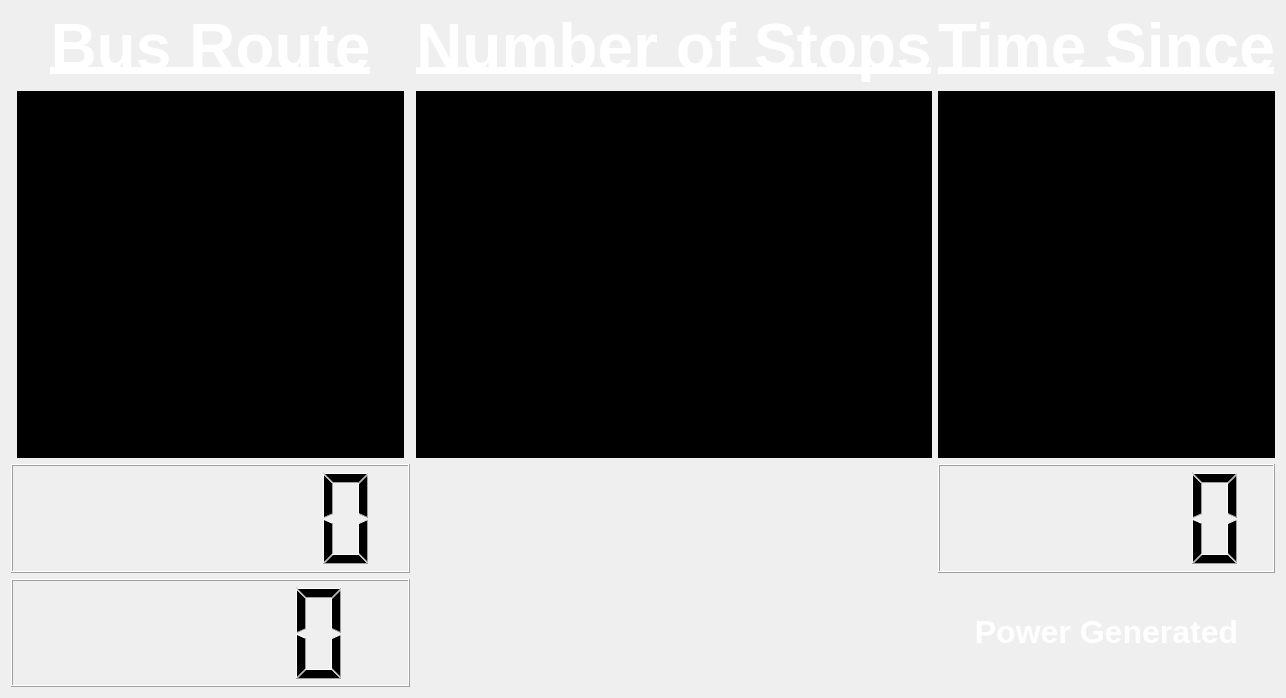
<?xml version="1.0" encoding="UTF-8"?>
<ui version="4.0">
 <class>Widget</class>
 <widget class="QWidget" name="Widget">
  <property name="geometry">
   <rect>
    <x>0</x>
    <y>0</y>
    <width>1082</width>
    <height>698</height>
   </rect>
  </property>
  <property name="windowTitle">
   <string>Widget</string>
  </property>
  <property name="autoFillBackground">
   <bool>false</bool>
  </property>
  <layout class="QGridLayout" name="gridLayout_6" rowstretch="2,1">
   <item row="0" column="2">
    <layout class="QGridLayout" name="gridLayout_5">
     <item row="0" column="0">
      <widget class="QLabel" name="label_6">
       <property name="font">
        <font>
         <pointsize>36</pointsize>
        </font>
       </property>
       <property name="text">
        <string>&lt;html&gt;&lt;head/&gt;&lt;body&gt;&lt;p align=&quot;center&quot;&gt;&lt;span style=&quot; font-size:48pt; font-weight:600; text-decoration: underline; color:#ffffff;&quot;&gt;Time Since&lt;/span&gt;&lt;/p&gt;&lt;/body&gt;&lt;/html&gt;</string>
       </property>
       <property name="textFormat">
        <enum>Qt::AutoText</enum>
       </property>
       <property name="scaledContents">
        <bool>true</bool>
       </property>
      </widget>
     </item>
     <item row="1" column="0">
      <widget class="QListView" name="TimeList">
       <property name="palette">
        <palette>
         <active>
          <colorrole role="WindowText">
           <brush brushstyle="SolidPattern">
            <color alpha="255">
             <red>255</red>
             <green>255</green>
             <blue>255</blue>
            </color>
           </brush>
          </colorrole>
          <colorrole role="Midlight">
           <brush brushstyle="SolidPattern">
            <color alpha="255">
             <red>0</red>
             <green>0</green>
             <blue>0</blue>
            </color>
           </brush>
          </colorrole>
          <colorrole role="Dark">
           <brush brushstyle="SolidPattern">
            <color alpha="255">
             <red>0</red>
             <green>0</green>
             <blue>0</blue>
            </color>
           </brush>
          </colorrole>
          <colorrole role="Mid">
           <brush brushstyle="SolidPattern">
            <color alpha="255">
             <red>0</red>
             <green>0</green>
             <blue>0</blue>
            </color>
           </brush>
          </colorrole>
          <colorrole role="Text">
           <brush brushstyle="SolidPattern">
            <color alpha="255">
             <red>255</red>
             <green>255</green>
             <blue>255</blue>
            </color>
           </brush>
          </colorrole>
          <colorrole role="ButtonText">
           <brush brushstyle="SolidPattern">
            <color alpha="255">
             <red>0</red>
             <green>0</green>
             <blue>0</blue>
            </color>
           </brush>
          </colorrole>
          <colorrole role="Base">
           <brush brushstyle="SolidPattern">
            <color alpha="255">
             <red>0</red>
             <green>0</green>
             <blue>0</blue>
            </color>
           </brush>
          </colorrole>
          <colorrole role="Window">
           <brush brushstyle="SolidPattern">
            <color alpha="255">
             <red>0</red>
             <green>0</green>
             <blue>0</blue>
            </color>
           </brush>
          </colorrole>
          <colorrole role="Highlight">
           <brush brushstyle="SolidPattern">
            <color alpha="255">
             <red>0</red>
             <green>0</green>
             <blue>0</blue>
            </color>
           </brush>
          </colorrole>
         </active>
         <inactive>
          <colorrole role="WindowText">
           <brush brushstyle="SolidPattern">
            <color alpha="255">
             <red>255</red>
             <green>255</green>
             <blue>255</blue>
            </color>
           </brush>
          </colorrole>
          <colorrole role="Midlight">
           <brush brushstyle="SolidPattern">
            <color alpha="255">
             <red>0</red>
             <green>0</green>
             <blue>0</blue>
            </color>
           </brush>
          </colorrole>
          <colorrole role="Dark">
           <brush brushstyle="SolidPattern">
            <color alpha="255">
             <red>0</red>
             <green>0</green>
             <blue>0</blue>
            </color>
           </brush>
          </colorrole>
          <colorrole role="Mid">
           <brush brushstyle="SolidPattern">
            <color alpha="255">
             <red>0</red>
             <green>0</green>
             <blue>0</blue>
            </color>
           </brush>
          </colorrole>
          <colorrole role="Text">
           <brush brushstyle="SolidPattern">
            <color alpha="255">
             <red>255</red>
             <green>255</green>
             <blue>255</blue>
            </color>
           </brush>
          </colorrole>
          <colorrole role="ButtonText">
           <brush brushstyle="SolidPattern">
            <color alpha="255">
             <red>0</red>
             <green>0</green>
             <blue>0</blue>
            </color>
           </brush>
          </colorrole>
          <colorrole role="Base">
           <brush brushstyle="SolidPattern">
            <color alpha="255">
             <red>0</red>
             <green>0</green>
             <blue>0</blue>
            </color>
           </brush>
          </colorrole>
          <colorrole role="Window">
           <brush brushstyle="SolidPattern">
            <color alpha="255">
             <red>0</red>
             <green>0</green>
             <blue>0</blue>
            </color>
           </brush>
          </colorrole>
          <colorrole role="Highlight">
           <brush brushstyle="SolidPattern">
            <color alpha="255">
             <red>0</red>
             <green>0</green>
             <blue>0</blue>
            </color>
           </brush>
          </colorrole>
         </inactive>
         <disabled>
          <colorrole role="WindowText">
           <brush brushstyle="SolidPattern">
            <color alpha="255">
             <red>0</red>
             <green>0</green>
             <blue>0</blue>
            </color>
           </brush>
          </colorrole>
          <colorrole role="Midlight">
           <brush brushstyle="SolidPattern">
            <color alpha="255">
             <red>0</red>
             <green>0</green>
             <blue>0</blue>
            </color>
           </brush>
          </colorrole>
          <colorrole role="Dark">
           <brush brushstyle="SolidPattern">
            <color alpha="255">
             <red>0</red>
             <green>0</green>
             <blue>0</blue>
            </color>
           </brush>
          </colorrole>
          <colorrole role="Mid">
           <brush brushstyle="SolidPattern">
            <color alpha="255">
             <red>0</red>
             <green>0</green>
             <blue>0</blue>
            </color>
           </brush>
          </colorrole>
          <colorrole role="Text">
           <brush brushstyle="SolidPattern">
            <color alpha="255">
             <red>0</red>
             <green>0</green>
             <blue>0</blue>
            </color>
           </brush>
          </colorrole>
          <colorrole role="ButtonText">
           <brush brushstyle="SolidPattern">
            <color alpha="255">
             <red>0</red>
             <green>0</green>
             <blue>0</blue>
            </color>
           </brush>
          </colorrole>
          <colorrole role="Base">
           <brush brushstyle="SolidPattern">
            <color alpha="255">
             <red>0</red>
             <green>0</green>
             <blue>0</blue>
            </color>
           </brush>
          </colorrole>
          <colorrole role="Window">
           <brush brushstyle="SolidPattern">
            <color alpha="255">
             <red>0</red>
             <green>0</green>
             <blue>0</blue>
            </color>
           </brush>
          </colorrole>
          <colorrole role="Highlight">
           <brush brushstyle="SolidPattern">
            <color alpha="255">
             <red>0</red>
             <green>0</green>
             <blue>128</blue>
            </color>
           </brush>
          </colorrole>
         </disabled>
        </palette>
       </property>
       <property name="font">
        <font>
         <family>Roboto</family>
         <pointsize>72</pointsize>
        </font>
       </property>
       <property name="autoScroll">
        <bool>false</bool>
       </property>
       <property name="showDropIndicator" stdset="0">
        <bool>false</bool>
       </property>
       <property name="selectionMode">
        <enum>QAbstractItemView::NoSelection</enum>
       </property>
      </widget>
     </item>
    </layout>
   </item>
   <item row="1" column="2">
    <layout class="QGridLayout" name="gridLayout_2">
     <item row="0" column="0">
      <widget class="QLCDNumber" name="PowerDisplay">
       <property name="autoFillBackground">
        <bool>false</bool>
       </property>
       <property name="styleSheet">
        <string notr="true"/>
       </property>
      </widget>
     </item>
     <item row="1" column="0">
      <widget class="QLabel" name="label_3">
       <property name="text">
        <string>&lt;html&gt;&lt;head/&gt;&lt;body&gt;&lt;p align=&quot;center&quot;&gt;&lt;span style=&quot; font-size:24pt; font-weight:600; color:#ffffff;&quot;&gt;Power Generated&lt;/span&gt;&lt;/p&gt;&lt;/body&gt;&lt;/html&gt;</string>
       </property>
       <property name="scaledContents">
        <bool>true</bool>
       </property>
      </widget>
     </item>
    </layout>
   </item>
   <item row="0" column="0">
    <layout class="QGridLayout" name="gridLayout_3">
     <item row="0" column="0" colspan="3">
      <widget class="QLabel" name="label_4">
       <property name="font">
        <font>
         <pointsize>36</pointsize>
        </font>
       </property>
       <property name="text">
        <string>&lt;html&gt;&lt;head/&gt;&lt;body&gt;&lt;p align=&quot;center&quot;&gt;&lt;span style=&quot; font-size:48pt; font-weight:600; text-decoration: underline; color:#ffffff;&quot;&gt;Bus Route&lt;/span&gt;&lt;/p&gt;&lt;/body&gt;&lt;/html&gt;</string>
       </property>
       <property name="scaledContents">
        <bool>true</bool>
       </property>
      </widget>
     </item>
     <item row="1" column="1">
      <widget class="QListView" name="BusRouteList">
       <property name="palette">
        <palette>
         <active>
          <colorrole role="WindowText">
           <brush brushstyle="SolidPattern">
            <color alpha="255">
             <red>255</red>
             <green>255</green>
             <blue>255</blue>
            </color>
           </brush>
          </colorrole>
          <colorrole role="Midlight">
           <brush brushstyle="SolidPattern">
            <color alpha="255">
             <red>0</red>
             <green>0</green>
             <blue>0</blue>
            </color>
           </brush>
          </colorrole>
          <colorrole role="Dark">
           <brush brushstyle="SolidPattern">
            <color alpha="255">
             <red>0</red>
             <green>0</green>
             <blue>0</blue>
            </color>
           </brush>
          </colorrole>
          <colorrole role="Mid">
           <brush brushstyle="SolidPattern">
            <color alpha="255">
             <red>0</red>
             <green>0</green>
             <blue>0</blue>
            </color>
           </brush>
          </colorrole>
          <colorrole role="Text">
           <brush brushstyle="SolidPattern">
            <color alpha="255">
             <red>255</red>
             <green>255</green>
             <blue>255</blue>
            </color>
           </brush>
          </colorrole>
          <colorrole role="ButtonText">
           <brush brushstyle="SolidPattern">
            <color alpha="255">
             <red>0</red>
             <green>0</green>
             <blue>0</blue>
            </color>
           </brush>
          </colorrole>
          <colorrole role="Base">
           <brush brushstyle="SolidPattern">
            <color alpha="255">
             <red>0</red>
             <green>0</green>
             <blue>0</blue>
            </color>
           </brush>
          </colorrole>
          <colorrole role="Window">
           <brush brushstyle="SolidPattern">
            <color alpha="255">
             <red>0</red>
             <green>0</green>
             <blue>0</blue>
            </color>
           </brush>
          </colorrole>
          <colorrole role="Highlight">
           <brush brushstyle="SolidPattern">
            <color alpha="255">
             <red>0</red>
             <green>0</green>
             <blue>0</blue>
            </color>
           </brush>
          </colorrole>
         </active>
         <inactive>
          <colorrole role="WindowText">
           <brush brushstyle="SolidPattern">
            <color alpha="255">
             <red>255</red>
             <green>255</green>
             <blue>255</blue>
            </color>
           </brush>
          </colorrole>
          <colorrole role="Midlight">
           <brush brushstyle="SolidPattern">
            <color alpha="255">
             <red>0</red>
             <green>0</green>
             <blue>0</blue>
            </color>
           </brush>
          </colorrole>
          <colorrole role="Dark">
           <brush brushstyle="SolidPattern">
            <color alpha="255">
             <red>0</red>
             <green>0</green>
             <blue>0</blue>
            </color>
           </brush>
          </colorrole>
          <colorrole role="Mid">
           <brush brushstyle="SolidPattern">
            <color alpha="255">
             <red>0</red>
             <green>0</green>
             <blue>0</blue>
            </color>
           </brush>
          </colorrole>
          <colorrole role="Text">
           <brush brushstyle="SolidPattern">
            <color alpha="255">
             <red>255</red>
             <green>255</green>
             <blue>255</blue>
            </color>
           </brush>
          </colorrole>
          <colorrole role="ButtonText">
           <brush brushstyle="SolidPattern">
            <color alpha="255">
             <red>0</red>
             <green>0</green>
             <blue>0</blue>
            </color>
           </brush>
          </colorrole>
          <colorrole role="Base">
           <brush brushstyle="SolidPattern">
            <color alpha="255">
             <red>0</red>
             <green>0</green>
             <blue>0</blue>
            </color>
           </brush>
          </colorrole>
          <colorrole role="Window">
           <brush brushstyle="SolidPattern">
            <color alpha="255">
             <red>0</red>
             <green>0</green>
             <blue>0</blue>
            </color>
           </brush>
          </colorrole>
          <colorrole role="Highlight">
           <brush brushstyle="SolidPattern">
            <color alpha="255">
             <red>0</red>
             <green>0</green>
             <blue>0</blue>
            </color>
           </brush>
          </colorrole>
         </inactive>
         <disabled>
          <colorrole role="WindowText">
           <brush brushstyle="SolidPattern">
            <color alpha="255">
             <red>0</red>
             <green>0</green>
             <blue>0</blue>
            </color>
           </brush>
          </colorrole>
          <colorrole role="Midlight">
           <brush brushstyle="SolidPattern">
            <color alpha="255">
             <red>0</red>
             <green>0</green>
             <blue>0</blue>
            </color>
           </brush>
          </colorrole>
          <colorrole role="Dark">
           <brush brushstyle="SolidPattern">
            <color alpha="255">
             <red>0</red>
             <green>0</green>
             <blue>0</blue>
            </color>
           </brush>
          </colorrole>
          <colorrole role="Mid">
           <brush brushstyle="SolidPattern">
            <color alpha="255">
             <red>0</red>
             <green>0</green>
             <blue>0</blue>
            </color>
           </brush>
          </colorrole>
          <colorrole role="Text">
           <brush brushstyle="SolidPattern">
            <color alpha="255">
             <red>0</red>
             <green>0</green>
             <blue>0</blue>
            </color>
           </brush>
          </colorrole>
          <colorrole role="ButtonText">
           <brush brushstyle="SolidPattern">
            <color alpha="255">
             <red>0</red>
             <green>0</green>
             <blue>0</blue>
            </color>
           </brush>
          </colorrole>
          <colorrole role="Base">
           <brush brushstyle="SolidPattern">
            <color alpha="255">
             <red>0</red>
             <green>0</green>
             <blue>0</blue>
            </color>
           </brush>
          </colorrole>
          <colorrole role="Window">
           <brush brushstyle="SolidPattern">
            <color alpha="255">
             <red>0</red>
             <green>0</green>
             <blue>0</blue>
            </color>
           </brush>
          </colorrole>
          <colorrole role="Highlight">
           <brush brushstyle="SolidPattern">
            <color alpha="255">
             <red>0</red>
             <green>0</green>
             <blue>128</blue>
            </color>
           </brush>
          </colorrole>
         </disabled>
        </palette>
       </property>
       <property name="font">
        <font>
         <family>Roboto</family>
         <pointsize>72</pointsize>
        </font>
       </property>
       <property name="cursor" stdset="0">
        <cursorShape>BlankCursor</cursorShape>
       </property>
       <property name="layoutDirection">
        <enum>Qt::LeftToRight</enum>
       </property>
       <property name="styleSheet">
        <string notr="true"/>
       </property>
       <property name="lineWidth">
        <number>0</number>
       </property>
       <property name="autoScroll">
        <bool>false</bool>
       </property>
       <property name="showDropIndicator" stdset="0">
        <bool>false</bool>
       </property>
       <property name="selectionMode">
        <enum>QAbstractItemView::NoSelection</enum>
       </property>
       <property name="selectionBehavior">
        <enum>QAbstractItemView::SelectItems</enum>
       </property>
       <property name="textElideMode">
        <enum>Qt::ElideMiddle</enum>
       </property>
       <property name="layoutMode">
        <enum>QListView::SinglePass</enum>
       </property>
       <property name="uniformItemSizes">
        <bool>true</bool>
       </property>
      </widget>
     </item>
    </layout>
   </item>
   <item row="0" column="1">
    <layout class="QGridLayout" name="gridLayout_4">
     <item row="0" column="0">
      <widget class="QLabel" name="label_5">
       <property name="font">
        <font>
         <pointsize>36</pointsize>
        </font>
       </property>
       <property name="text">
        <string>&lt;html&gt;&lt;head/&gt;&lt;body&gt;&lt;p align=&quot;center&quot;&gt;&lt;span style=&quot; font-size:48pt; font-weight:600; text-decoration: underline; color:#ffffff;&quot;&gt;Number of Stops&lt;/span&gt;&lt;/p&gt;&lt;/body&gt;&lt;/html&gt;</string>
       </property>
       <property name="scaledContents">
        <bool>true</bool>
       </property>
      </widget>
     </item>
     <item row="1" column="0">
      <widget class="QListView" name="StopsList">
       <property name="palette">
        <palette>
         <active>
          <colorrole role="WindowText">
           <brush brushstyle="SolidPattern">
            <color alpha="255">
             <red>255</red>
             <green>255</green>
             <blue>255</blue>
            </color>
           </brush>
          </colorrole>
          <colorrole role="Midlight">
           <brush brushstyle="SolidPattern">
            <color alpha="255">
             <red>0</red>
             <green>0</green>
             <blue>0</blue>
            </color>
           </brush>
          </colorrole>
          <colorrole role="Dark">
           <brush brushstyle="SolidPattern">
            <color alpha="255">
             <red>0</red>
             <green>0</green>
             <blue>0</blue>
            </color>
           </brush>
          </colorrole>
          <colorrole role="Mid">
           <brush brushstyle="SolidPattern">
            <color alpha="255">
             <red>0</red>
             <green>0</green>
             <blue>0</blue>
            </color>
           </brush>
          </colorrole>
          <colorrole role="Text">
           <brush brushstyle="SolidPattern">
            <color alpha="255">
             <red>255</red>
             <green>255</green>
             <blue>255</blue>
            </color>
           </brush>
          </colorrole>
          <colorrole role="ButtonText">
           <brush brushstyle="SolidPattern">
            <color alpha="255">
             <red>0</red>
             <green>0</green>
             <blue>0</blue>
            </color>
           </brush>
          </colorrole>
          <colorrole role="Base">
           <brush brushstyle="SolidPattern">
            <color alpha="255">
             <red>0</red>
             <green>0</green>
             <blue>0</blue>
            </color>
           </brush>
          </colorrole>
          <colorrole role="Window">
           <brush brushstyle="SolidPattern">
            <color alpha="255">
             <red>0</red>
             <green>0</green>
             <blue>0</blue>
            </color>
           </brush>
          </colorrole>
          <colorrole role="Highlight">
           <brush brushstyle="SolidPattern">
            <color alpha="255">
             <red>0</red>
             <green>0</green>
             <blue>0</blue>
            </color>
           </brush>
          </colorrole>
         </active>
         <inactive>
          <colorrole role="WindowText">
           <brush brushstyle="SolidPattern">
            <color alpha="255">
             <red>255</red>
             <green>255</green>
             <blue>255</blue>
            </color>
           </brush>
          </colorrole>
          <colorrole role="Midlight">
           <brush brushstyle="SolidPattern">
            <color alpha="255">
             <red>0</red>
             <green>0</green>
             <blue>0</blue>
            </color>
           </brush>
          </colorrole>
          <colorrole role="Dark">
           <brush brushstyle="SolidPattern">
            <color alpha="255">
             <red>0</red>
             <green>0</green>
             <blue>0</blue>
            </color>
           </brush>
          </colorrole>
          <colorrole role="Mid">
           <brush brushstyle="SolidPattern">
            <color alpha="255">
             <red>0</red>
             <green>0</green>
             <blue>0</blue>
            </color>
           </brush>
          </colorrole>
          <colorrole role="Text">
           <brush brushstyle="SolidPattern">
            <color alpha="255">
             <red>255</red>
             <green>255</green>
             <blue>255</blue>
            </color>
           </brush>
          </colorrole>
          <colorrole role="ButtonText">
           <brush brushstyle="SolidPattern">
            <color alpha="255">
             <red>0</red>
             <green>0</green>
             <blue>0</blue>
            </color>
           </brush>
          </colorrole>
          <colorrole role="Base">
           <brush brushstyle="SolidPattern">
            <color alpha="255">
             <red>0</red>
             <green>0</green>
             <blue>0</blue>
            </color>
           </brush>
          </colorrole>
          <colorrole role="Window">
           <brush brushstyle="SolidPattern">
            <color alpha="255">
             <red>0</red>
             <green>0</green>
             <blue>0</blue>
            </color>
           </brush>
          </colorrole>
          <colorrole role="Highlight">
           <brush brushstyle="SolidPattern">
            <color alpha="255">
             <red>0</red>
             <green>0</green>
             <blue>0</blue>
            </color>
           </brush>
          </colorrole>
         </inactive>
         <disabled>
          <colorrole role="WindowText">
           <brush brushstyle="SolidPattern">
            <color alpha="255">
             <red>0</red>
             <green>0</green>
             <blue>0</blue>
            </color>
           </brush>
          </colorrole>
          <colorrole role="Midlight">
           <brush brushstyle="SolidPattern">
            <color alpha="255">
             <red>0</red>
             <green>0</green>
             <blue>0</blue>
            </color>
           </brush>
          </colorrole>
          <colorrole role="Dark">
           <brush brushstyle="SolidPattern">
            <color alpha="255">
             <red>0</red>
             <green>0</green>
             <blue>0</blue>
            </color>
           </brush>
          </colorrole>
          <colorrole role="Mid">
           <brush brushstyle="SolidPattern">
            <color alpha="255">
             <red>0</red>
             <green>0</green>
             <blue>0</blue>
            </color>
           </brush>
          </colorrole>
          <colorrole role="Text">
           <brush brushstyle="SolidPattern">
            <color alpha="255">
             <red>0</red>
             <green>0</green>
             <blue>0</blue>
            </color>
           </brush>
          </colorrole>
          <colorrole role="ButtonText">
           <brush brushstyle="SolidPattern">
            <color alpha="255">
             <red>0</red>
             <green>0</green>
             <blue>0</blue>
            </color>
           </brush>
          </colorrole>
          <colorrole role="Base">
           <brush brushstyle="SolidPattern">
            <color alpha="255">
             <red>0</red>
             <green>0</green>
             <blue>0</blue>
            </color>
           </brush>
          </colorrole>
          <colorrole role="Window">
           <brush brushstyle="SolidPattern">
            <color alpha="255">
             <red>0</red>
             <green>0</green>
             <blue>0</blue>
            </color>
           </brush>
          </colorrole>
          <colorrole role="Highlight">
           <brush brushstyle="SolidPattern">
            <color alpha="255">
             <red>0</red>
             <green>0</green>
             <blue>128</blue>
            </color>
           </brush>
          </colorrole>
         </disabled>
        </palette>
       </property>
       <property name="font">
        <font>
         <family>Roboto</family>
         <pointsize>72</pointsize>
        </font>
       </property>
       <property name="autoScroll">
        <bool>false</bool>
       </property>
       <property name="showDropIndicator" stdset="0">
        <bool>false</bool>
       </property>
       <property name="selectionMode">
        <enum>QAbstractItemView::NoSelection</enum>
       </property>
      </widget>
     </item>
    </layout>
   </item>
   <item row="1" column="0">
    <layout class="QGridLayout" name="gridLayout">
     <item row="0" column="0">
      <widget class="QLCDNumber" name="TimeDisplay">
       <property name="minimumSize">
        <size>
         <width>399</width>
         <height>0</height>
        </size>
       </property>
       <property name="font">
        <font>
         <pointsize>24</pointsize>
        </font>
       </property>
       <property name="styleSheet">
        <string notr="true"/>
       </property>
       <property name="numDigits">
        <number>6</number>
       </property>
      </widget>
     </item>
     <item row="1" column="0">
      <widget class="QLCDNumber" name="TemperatureDisplay">
       <property name="styleSheet">
        <string notr="true"/>
       </property>
      </widget>
     </item>
    </layout>
   </item>
  </layout>
 </widget>
 <layoutdefault spacing="6" margin="11"/>
 <resources/>
 <connections/>
</ui>
